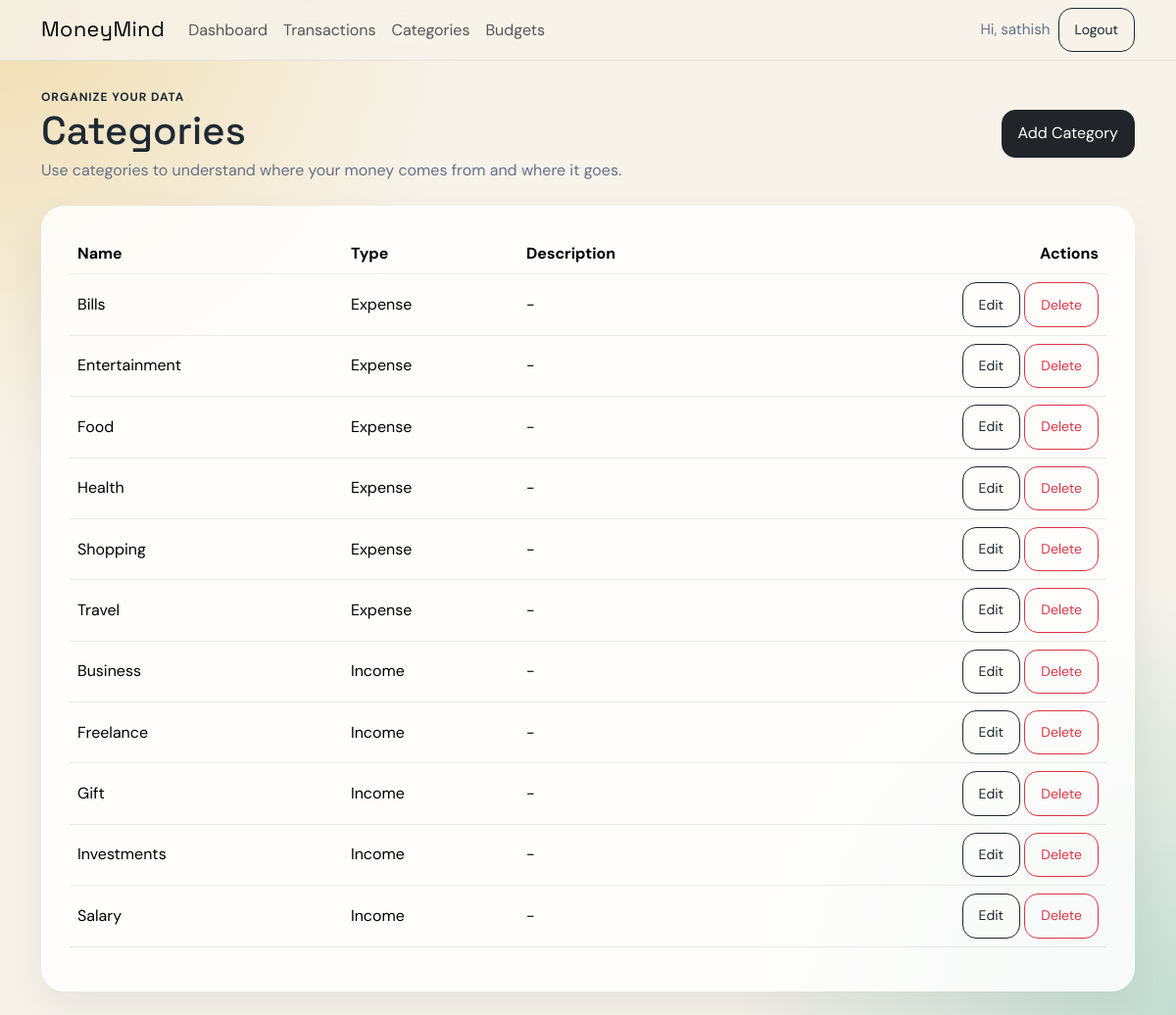
The page /categories/ (signed in) on the database its author committed.
### finance/models.py (models this page shows, shortened)
class TimeStampedModel(models.Model):
    created_at = models.DateTimeField(auto_now_add=True)
    updated_at = models.DateTimeField(auto_now=True)
    class Meta:
        abstract = True

class Category(TimeStampedModel):
    INCOME = 'income'
    EXPENSE = 'expense'
    CATEGORY_TYPE_CHOICES = [
        (INCOME, 'Income'),
        (EXPENSE, 'Expense'),
    ]
    user = models.ForeignKey(User, on_delete=models.CASCADE, related_name='categories')
    name = models.CharField(max_length=100)
    category_type = models.CharField(max_length=10, choices=CATEGORY_TYPE_CHOICES)
    description = models.CharField(max_length=255, blank=True)
    is_default = models.BooleanField(default=False)
    class Meta:
        ordering = ['category_type', 'name']
        unique_together = ('user', 'name', 'category_type')

### finance/views.py (the view)
# urls.py: path('categories/', views.CategoryListView.as_view(), name='category_list'),
class CategoryListView(UserOwnedQuerySetMixin, ListView):
    model = Category
    template_name = 'finance/category_list.html'
    context_object_name = 'categories'

### finance/views.py (called while the page is built)
    def get_queryset(self):
        return super().get_queryset().filter(user=self.request.user)

### templates/finance/category_list.html (shortened to what this page needs)
{% extends 'base.html' %}
{% block content %}
<div class="section-banner mb-4">
    <div>
        <span class="eyebrow">Organize your data</span>
        <h1 class="page-title mb-1">Categories</h1>
        <p class="text-muted mb-0">Use categories to understand where your money comes from and where it goes.</p>
    </div>
    <a href="{% url 'category_add' %}" class="btn btn-dark">Add Category</a>
</div>
<div class="content-card">
    <div class="table-responsive">
        <table class="table align-middle">
            <thead><tr><th>Name</th><th>Type</th><th>Description</th><th class="text-end">Actions</th></tr></thead>
            <tbody>
                {% for category in categories %}
                    <tr>
                        <td>{{ category.name }}</td>
                        <td>{{ category.get_category_type_display }}</td>
                        <td>{{ category.description|default:'-' }}</td>
                        <td class="text-end">
                            <a href="{% url 'category_edit' category.pk %}" class="btn btn-sm btn-outline-dark">Edit</a>
                            <a href="{% url 'category_delete' category.pk %}" class="btn btn-sm btn-outline-danger">Delete</a>
                        </td>
                    </tr>
                {% empty %}
                    <tr><td colspan="4" class="text-center text-muted">No categories yet.</td></tr>
                {% endfor %}
            </tbody>
        </table>
    </div>
</div>
{% endblock %}

### templates/base.html (shortened to what this page needs)
{% load static %}
<!DOCTYPE html>
<html lang="en">
<head>
    <link href="https://cdn.jsdelivr.net/npm/bootstrap@5.3.3/dist/css/bootstrap.min.css" rel="stylesheet">
    <link rel="stylesheet" href="{% static 'css/styles.css' %}">
</head>
<body>
    <div class="page-shell">
        <nav class="navbar navbar-expand-lg finance-nav">
            <div class="container">
                <a class="navbar-brand brand-mark" href="{% url 'dashboard' %}">MoneyMind</a>
                <div class="collapse navbar-collapse" id="navMenu">
                    <ul class="navbar-nav me-auto mb-2 mb-lg-0">
                        {% if user.is_authenticated %}
                            <li class="nav-item"><a class="nav-link" href="{% url 'dashboard' %}">Dashboard</a></li>
                            <li class="nav-item"><a class="nav-link" href="{% url 'transaction_list' %}">Transactions</a></li>
                            <li class="nav-item"><a class="nav-link" href="{% url 'category_list' %}">Categories</a></li>
                            <li class="nav-item"><a class="nav-link" href="{% url 'budget_list' %}">Budgets</a></li>
                        {% endif %}
                    </ul>
                    <div class="d-flex align-items-center gap-2">
                        {% if user.is_authenticated %}
                            <span class="nav-user">Hi, {{ user.username }}</span>
                            <form action="{% url 'logout' %}" method="post" class="m-0">
                                <button class="btn btn-sm btn-outline-dark" type="submit">Logout</button>
                            </form>
                        {% else %}
                            <a class="btn btn-sm btn-outline-dark" href="{% url 'login' %}">Login</a>
                            <a class="btn btn-sm btn-dark" href="{% url 'register' %}">Register</a>
                        {% endif %}
                    </div>
                </div>
            </div>
        </nav>
        <main class="container py-4">
            {% block content %}{% endblock %}
        </main>
    </div>
</body>
</html>

### static/css/styles.css (style rules this page uses)
:root { --bg: #f7f3eb; --panel: rgba(255, 255, 255, 0.82); --ink: #1f2933; --muted: #667085; --line: rgba(31, 41, 51, 0.08); --primary: #264653; --accent: #e9c46a; }
body { background: radial-gradient(circle at top left, rgba(233, 196, 106, 0.45), transparent 30%), radial-gradient(circle at bottom right, rgba(42, 157, 143, 0.25), transparent 28%), var(--bg); color: var(--ink); font-family: 'DM Sans', sans-serif; min-height: 100vh; }
.finance-nav { background: rgba(247, 243, 235, 0.8); backdrop-filter: blur(14px); border-bottom: 1px solid var(--line); }
.brand-mark, .hero-title, .page-title, .section-title { font-family: 'Space Grotesk', sans-serif; }
.brand-mark { font-size: 1.35rem; letter-spacing: 0.02em; }
.nav-user { color: var(--muted); font-size: 0.95rem; }
.hero-panel, .content-card, .auth-card { background: var(--panel); border: 1px solid rgba(255, 255, 255, 0.45); border-radius: 24px; box-shadow: 0 18px 40px rgba(31, 41, 51, 0.08); }
.auth-card, .content-card { padding: 1.75rem; }
.hero-copy, .section-banner p, .text-muted { color: var(--muted) !important; }
.metric-card span, .mini-label, .eyebrow { text-transform: uppercase; letter-spacing: 0.08em; font-size: 0.75rem; font-weight: 700; }
.section-head, .section-banner { display: flex; justify-content: space-between; align-items: center; gap: 1rem; }
.section-title, .page-title { margin: 0; }
.table > :not(caption) > * > * { background: transparent; border-bottom-color: var(--line); }
.btn { border-radius: 14px; padding: 0.7rem 1rem; }

### rows shown on the page
Category: name "Bills", category_type "Expense", description "-"
Category: name "Entertainment", category_type "Expense", description "-"
Category: name "Food", category_type "Expense", description "-"
Category: name "Health", category_type "Expense", description "-"
Category: name "Shopping", category_type "Expense", description "-"
Category: name "Travel", category_type "Expense", description "-"
Category: name "Business", category_type "Income", description "-"
Category: name "Freelance", category_type "Income", description "-"
Category: name "Gift", category_type "Income", description "-"
Category: name "Investments", category_type "Income", description "-"
Category: name "Salary", category_type "Income", description "-"

### other values the page prints
{{ user.username }} "sathish"
